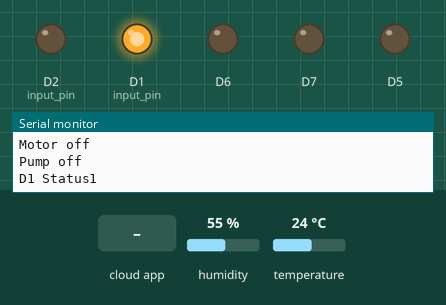
A sketch run on a simulated ESP8266 (NodeMCU). Shown: output pins drawn as LEDs (lit = HIGH), the last lines printed to the serial monitor. The test bench sets the inputs (shaded band); at power-on: humidity 55 %, temperature 24 °C. WiFi joins after 1.5 s; servers stay silent unless stated; the Firebase database answers and starts empty.

Above: at 2.8 s.
2.9 s: the phone or cloud app sets status to 1
At 4.0 s:
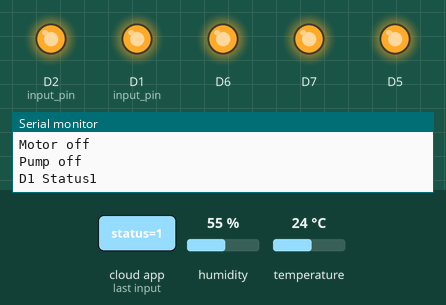
At 7.4 s:
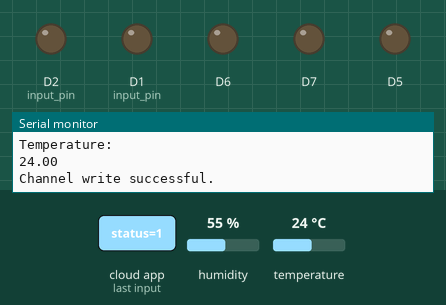
Timing chart, 0 to 18.8 s (numbered marks = the images above; inputs shaded):
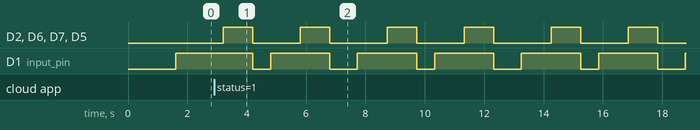

The sketch:

nodemcu_firebase_connection.ino
```cpp
#include <ESP8266WiFi.h>
#include <FirebaseArduino.h>

#include "DHT.h"
#include <Wire.h>

#include "ThingSpeak.h"

#include <SoftwareSerial.h>

// Set these to run firebase.
#define FIREBASE_HOST "iot-abs.firebaseio.com"
#define FIREBASE_AUTH "m4dS7dKquNI4s9zrE7B36eUnxizaKA6Se8OYBG95"
#define FIREBASE_USER_REFERENCE "user/AoFjPjVl0DRyKrIwvqPZNBI6HZ32/firm_data/devices/"

// Wifi name and password
#define WIFI_SSID "MERCUSYS"
#define WIFI_PASSWORD "beniasohokola123"

// ThinkSpeak api
#define CHANNEL_NUMBER 1125511
#define WRITE_API_KEY "GLRPZJZ768UMGPA8"
#define READ_API_KEY "H1X7OCPWB21LMY7U"

// Temperature and Humidity sensor
#define DHTPIN 0
#define DHTTYPE DHT11

DHT dht(DHTPIN, DHTTYPE);
WiFiClient  client;

int mLoopCount = 0;

void setup() {
  Serial.begin(115200);
  Serial1.begin(115200);
  delay(100);

  dht.begin();
  ThingSpeak.begin(client);

  Serial.print("Connecting to ");
  Serial.println(WIFI_SSID);
  WiFi.begin(WIFI_SSID, WIFI_PASSWORD);

  while (WiFi.status() != WL_CONNECTED) {
    delay(500);
    Serial.print(".");
  }


  Serial.println("WiFi is connected");

  Serial.println(WiFi.localIP());
  Firebase.begin(FIREBASE_HOST, FIREBASE_AUTH);

  // motor driver setup
  //  setupMotorDriverL293D();

  pinMode(D1, OUTPUT);
  pinMode(D2, OUTPUT);
  pinMode(D5, OUTPUT);
  pinMode(D6, OUTPUT);
  pinMode(D7, OUTPUT);
  digitalWrite(D1, HIGH);
}

void setupMotorDriverL293D() {
  // pinMode(D0, OUTPUT); // enable pin
  pinMode(D1, OUTPUT); // input pin
  pinMode(D2, OUTPUT); // input pin
}

void getFirebaseData() {
  String fanRef = String(FIREBASE_USER_REFERENCE) + String("device1/status");
  String lightRef = String(FIREBASE_USER_REFERENCE) + String("device2/status");
  String motorRef = String(FIREBASE_USER_REFERENCE) + String("device3/status");
  String pumpRef = String(FIREBASE_USER_REFERENCE) + String("device4/status");

  bool fanStatus = Firebase.getBool(fanRef);
  bool lightStatus = Firebase.getBool(lightRef);
  bool motorStatus = Firebase.getBool(motorRef);
  bool pumpStatus = Firebase.getBool(pumpRef);

  Serial.println(lightStatus);

  if (fanStatus == true) {
    digitalWrite(D1, LOW);
    Serial.println("Fan on");

    Serial1.print(1);
  } else {
    digitalWrite(D1, HIGH);
    Serial.println("Fan off");

    Serial1.print(2);
  }

  if (lightStatus == true) {
    digitalWrite(D1, LOW);
    Serial.println("Light on");

    Serial1.print(3);
  } else {
    digitalWrite(D1, HIGH);
    Serial.println("Light off");

    Serial1.print(4);
  }

  if (motorStatus == true) {
    digitalWrite(D1, LOW);
    Serial.println("Motor on");

    Serial1.print(5);
  } else {
    digitalWrite(D1, HIGH);
    Serial.println("Motor off");

    Serial1.print(6);
  }

  if (pumpStatus == true) {
    digitalWrite(D1, LOW);
    Serial.println("Pump on");

    Serial1.print(7);
  } else {
    digitalWrite(D1, HIGH);
    Serial.println("Pump off");

    Serial1.print(8);
  }

  Serial.print("D1 Status");
  Serial.println(digitalRead(D1));
  delay(1000);
}

void storeThinkSpeakData() {

  if (mLoopCount == 2) {
    // Read temperature as Celsius (the default)
    float temp = dht.readTemperature();
    Serial.println("Temperature: ");
    Serial.print(temp);
    Serial.println();

    // Write value to Field 1 of a ThingSpeak Channel
    int httpCode = ThingSpeak.writeField(CHANNEL_NUMBER, 1, temp, WRITE_API_KEY);

    if (httpCode == 200) {
      Serial.println("Channel write successful.");
    }
    else {
      Serial.println("Problem writing to channel. HTTP error code " + String(httpCode));
    }
  }

  if (mLoopCount == 4) {
    // read humidity data
    float humidity = dht.readHumidity();
    Serial.println("Humidity: ");
    Serial.print(humidity);
    Serial.println();

    // Write value to Field 2 of a ThingSpeak Channel
    int result = ThingSpeak.writeField(CHANNEL_NUMBER, 2, humidity, WRITE_API_KEY);

    if (result == 200) {
      Serial.println("Channel write successful.");
    }
    else {
      Serial.println("Problem writing to channel. HTTP error code " + String(result));
    }

    mLoopCount = 0;
  }
}

void loop() {
  storeThinkSpeakData();
  getFirebaseData();
  mLoopCount++;
  digitalWrite(D1, HIGH);
  digitalWrite(D2, HIGH);
  digitalWrite(D5, HIGH);
  digitalWrite(D6, HIGH);
  digitalWrite(D7, HIGH);
  delay(1000);
  digitalWrite(D1, LOW);
  digitalWrite(D2, LOW);
  digitalWrite(D5, LOW);
  digitalWrite(D6, LOW);
  digitalWrite(D7, LOW);
}
```

Measured:
- by itself, D2 (input_pin), D6, D7, D5: repeats every 5.5 s: LOW 1.6 s, HIGH 1.0 s, LOW 1.9 s, HIGH 1.0 s
- by itself, D1 (input_pin): repeats every 5.5 s: HIGH 2.0 s, LOW 0.92 s, HIGH 2.0 s, LOW 0.60 s
